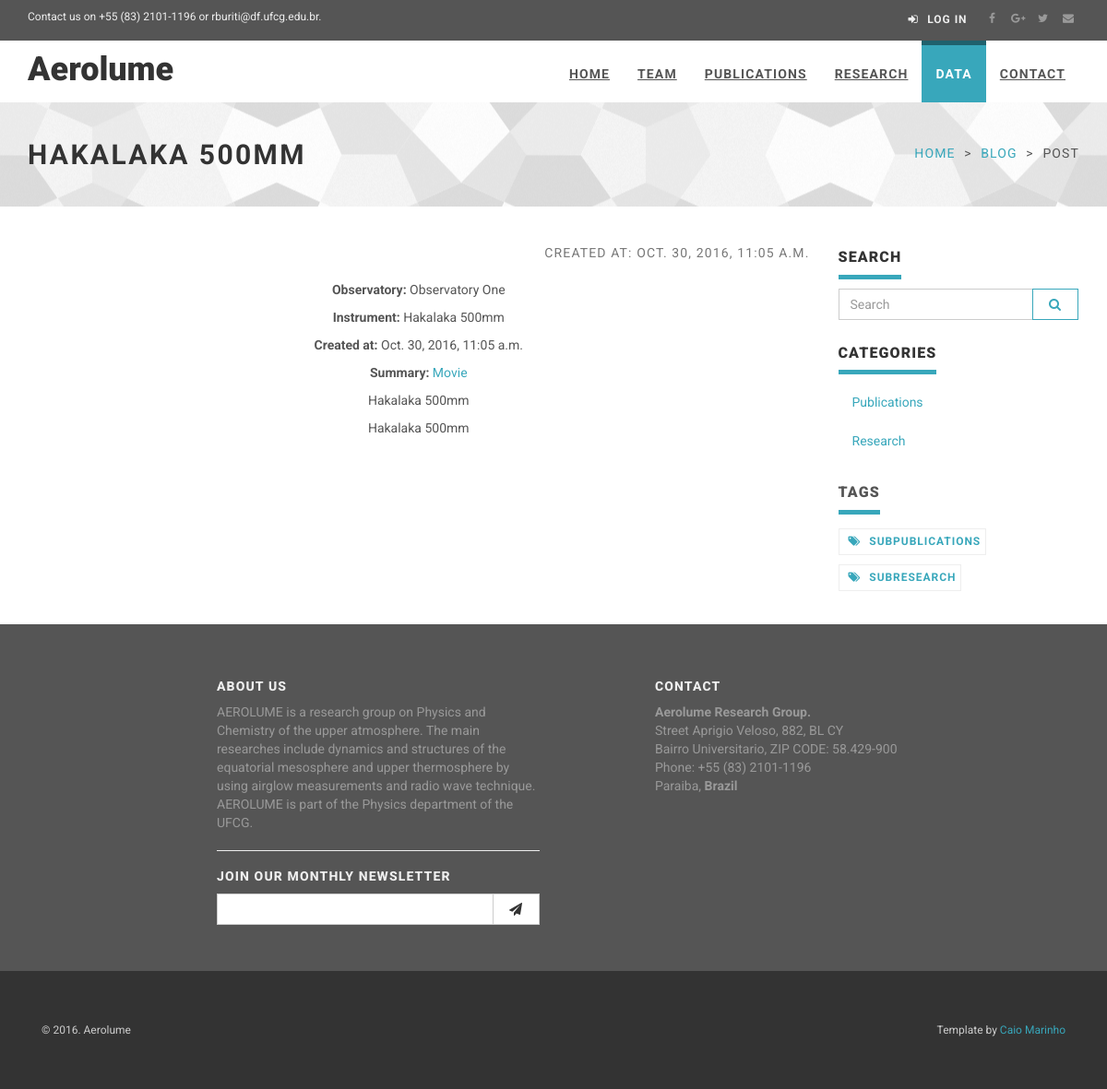
The page /data/6 on the database its author committed.
### app/models.py (models this page shows, shortened)
class TimeStamped(models.Model):
    class Meta:
        abstract = True
    created_at = models.DateTimeField(auto_now_add=True)
    published_at = models.DateTimeField(auto_now=True)

class Category(TimeStamped):
    class Meta:
        verbose_name = "Category"
        verbose_name_plural = "Categories"
    name = models.CharField(max_length=100, unique=True)
    slug = models.SlugField(unique=True, blank=True, null=True)
    is_visible = models.BooleanField(default=True)
    @permalink
    def get_absolute_url(self):
        return ('category', None, {'slug': self.slug})

class DataEntry(TimeStamped):
    class Meta:
        verbose_name = "DataEntry"
        verbose_name_plural = "DataEntries"
    title = models.CharField(max_length=150, blank=True, null=True)
    movie = models.URLField(blank=True, null=True)
    instrument = models.CharField(max_length=100, blank=True, null=True)
    observatory = models.ForeignKey(Observatory, on_delete=models.CASCADE)
    text = RichTextField()
    is_visible = models.BooleanField(default=True)

class Observatory(TimeStamped):
    class Meta:
        verbose_name = "Observatory"
        verbose_name_plural = "Observatories"
    name = models.CharField(max_length=100)
    key = models.CharField(max_length=3)
    is_visible = models.BooleanField(default=True)

class SubCategory(TimeStamped):
    class Meta:
        verbose_name = "SubCategory"
        verbose_name_plural = "SubCategories"
    category = models.ForeignKey(Category, on_delete=models.CASCADE)
    slug = models.SlugField(unique=True, blank=True, null=True)
    name = models.CharField(max_length=100, unique=True)
    is_visible = models.BooleanField(default=True)
    @permalink
    def get_absolute_url(self):
        return ('sub-category', None, {'slug': self.slug})

### app/views.py (the view)
# urls.py: url(r'^data/(?P<id>[^\.]+)', views.view_data, name='view_data'),
def view_data(request, id):
    categories = Category.objects.filter(is_visible=True).order_by('-created_at')
    subcategories = SubCategory.objects.filter(is_visible=True).order_by('-created_at')
    return render_to_response('view_data.html', {'data': get_object_or_404(DataEntry, id=id),
                                                 'categories': categories,
                                                 'subcategories': subcategories},
                              context_instance=RequestContext(request))

### app/templates/view_data.html (shortened to what this page needs)
{% extends 'base.html' %}
{% load staticfiles %}
{% block content %}
    <div id="heading-breadcrumbs">
        <div class="container">
            <div class="row">
                <div class="col-md-7">
                    <h1>{{ data.title }}</h1>
                </div>
                <div class="col-md-5">
                    <ul class="breadcrumb">
                        <li><a href="/">Home</a>
                        </li>
                        <li><a href="#">Blog</a>
                        </li>
                        <li>Post</li>
                    </ul>
                </div>
            </div>
        </div>
    </div>
    <div id="content">
        <div class="container">
            <div class="row">
                <div class="col-md-9" id="blog-post" style="margin-bottom: 20px;">
                    <p class="text-muted text-uppercase mb-small text-right">Created at: {{ data.created_at }}</p>
                    <div id="post-content" class="row">
                        <div class="col-md-12">
                            <div class="text-center">
                                <p><b>Observatory:</b> {{ data.observatory.name }}</p>
                                <p><b>Instrument:</b> {{ data.instrument }}</p>
                                <p><b>Created at:</b> {{ data.created_at }}</p>
                                <p><b>Summary:</b> <a href="{{ data.movie }}" target="_blank">Movie</a></p>
                                {{ data.text|safe }}
                            </div>
                        </div>
                    </div>
                </div>
                <div class="col-md-3">
                    <div class="panel panel-default sidebar-menu">
                        <div class="panel-heading">
                            <h3 class="panel-title">Search</h3>
                        </div>
                        <div class="panel-body">
                            <form role="search" action="/search" method="get">{% csrf_token %}
                                <div class="input-group">
                                    <input type="text" name="q" class="form-control" placeholder="Search"/>
                                        <span class="input-group-btn">
                                            <button type="submit" class="btn btn-template-main">
                                                <i class="fa fa-search"></i>
                                            </button>
                                		</span>
                                </div>
                            </form>
                        </div>
                    </div>
                    <div class="panel panel-default sidebar-menu">
                        <div class="panel-heading">
                            <h3 class="panel-title">Categories</h3>
                        </div>
                        <div class="panel-body">
                            <ul class="nav nav-pills nav-stacked">
                                {% for cat in categories %}
                                    <li><a href="{{ cat.get_absolute_url }}">{{ cat.name }}</a>
                                    </li>
                                {% empty %}
                                    <li><a href="#">Sem categorias.</a>
                                    </li>
                                {% endfor %}
                            </ul>
                        </div>
                    </div>
                    <div class="panel sidebar-menu">
                        <div class="panel-heading">
                            <h3 class="panel-title">Tags</h3>
                        </div>
                        <div class="panel-body">
                            <ul class="tag-cloud">
                                {% for sub in subcategories %}
                                    <li><a href="{{ sub.get_absolute_url }}"><i class="fa fa-tags"></i> {{ sub.name }}
                                    </a>
                                    </li>
                                {% empty %}
                                    <li><a href="#">Sem Tags.</a>
                                    </li>
                                {% endfor %}
                            </ul>
                        </div>
                    </div>
                </div>
            </div>
        </div>
    </div>
{% endblock %}

### app/templates/header.html (shortened to what this page needs)
{% load staticfiles %}
<header>
    <div id="top">
        <div class="container">
            <div class="row">
                <div class="col-xs-5 contact">
                    <p class="hidden-sm hidden-xs">Contact us on +55 (83) 2101-1196 or rburiti@df.ufcg.edu.br.</p>
                </div>
                <div class="col-xs-7">
                    <div class="social">
                        <a href="#" class="external facebook" data-animate-hover="pulse"><i
                                class="fa fa-facebook"></i></a>
                        <a href="#" class="external gplus" data-animate-hover="pulse"><i
                                class="fa fa-google-plus"></i></a>
                        <a href="#" class="external twitter" data-animate-hover="pulse"><i
                                class="fa fa-twitter"></i></a>
                        <a href="#" class="email" data-animate-hover="pulse"><i class="fa fa-envelope"></i></a>
                    </div>
                    <div class="login">
                        <a href="/admin"><i class="fa fa-sign-in"></i>
                            <span class="hidden-xs text-uppercase">Log in</span></a>
                    </div>
                </div>
            </div>
        </div>
    </div>
    <div class="navbar-affixed-top" data-spy="affix" data-offset-top="200">
        <div class="navbar navbar-default yamm" role="navigation" id="navbar">
            <div class="container">
                <div class="navbar-header">
                    <a class="navbar-brand home" href="/">
                        <h1 style="margin-top: 2px;"> Aerolume</h1>
                    </a>
                </div>
                <div class="navbar-collapse collapse" id="navigation">
                    <ul class="nav navbar-nav navbar-right">
                        <li id="home" class="">
                            <a href="/">Home</a>
                        </li>
                        <li id="team" class="">
                            <a href="/team">Team</a>
                        </li>
                        {% for cat in categories %}
                            <li id="{{ cat.name }}" class="">
                                <a href="{{ cat.get_absolute_url }}">{{ cat.name }}</a>
                            </li>
                        {% endfor %}
                        <li id="data" class="">
                            <a href="/data">Data</a>
                        </li>
                        <li id="contact" class="">
                            <a href="/contact">Contact</a>
                        </li>
                    </ul>
                </div>
            </div>
        </div>
    </div>
</header>

### static/css/custom.css (style rules this page uses)
@media screen and (min-width: 0px) { .hero > hgroup > h1,h2,h3 { color: #ffffff; } }

### rows shown on the page
Category: name "PUBLICATIONS", name "Publications"
Category: name "RESEARCH", name "Research"
DataEntry: title "HAKALAKA 500MM", created_at "OCT. 30, 2016, 11:05 A.M.", observatory.name "Observatory One", instrument "Hakalaka 500mm", created_at "Oct. 30, 2016, 11:05 a.m.", text "Hakalaka 500mm Hakalaka 500mm"
SubCategory: name "SUBPUBLICATIONS"
SubCategory: name "SUBRESEARCH"
